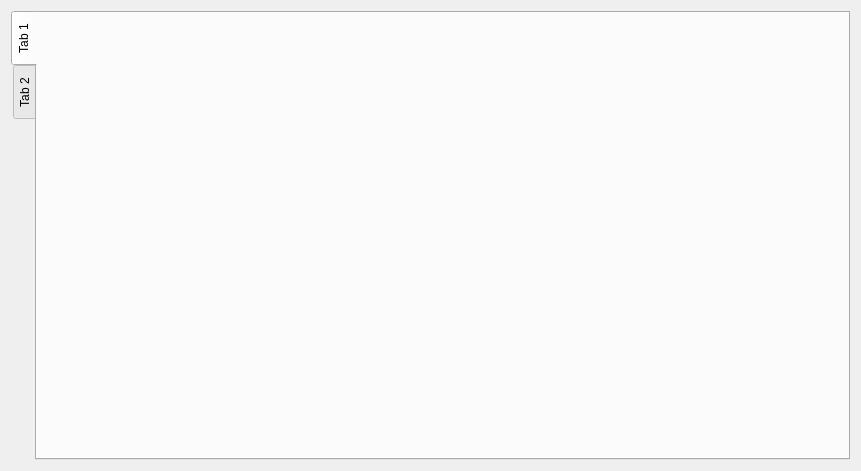
<?xml version="1.0" encoding="UTF-8"?>
<ui version="4.0">
 <class>WidgetAnalysModel</class>
 <widget class="QWidget" name="WidgetAnalysModel">
  <property name="geometry">
   <rect>
    <x>0</x>
    <y>0</y>
    <width>861</width>
    <height>471</height>
   </rect>
  </property>
  <property name="windowTitle">
   <string>Form</string>
  </property>
  <layout class="QVBoxLayout" name="verticalLayout">
   <item>
    <widget class="QTabWidget" name="tabWidgetModel">
     <property name="tabPosition">
      <enum>QTabWidget::West</enum>
     </property>
     <property name="tabShape">
      <enum>QTabWidget::Rounded</enum>
     </property>
     <property name="currentIndex">
      <number>0</number>
     </property>
     <property name="elideMode">
      <enum>Qt::ElideMiddle</enum>
     </property>
     <property name="usesScrollButtons">
      <bool>true</bool>
     </property>
     <property name="documentMode">
      <bool>false</bool>
     </property>
     <property name="tabsClosable">
      <bool>false</bool>
     </property>
     <property name="movable">
      <bool>true</bool>
     </property>
     <widget class="QWidget" name="tab">
      <attribute name="title">
       <string>Tab 1</string>
      </attribute>
     </widget>
     <widget class="QWidget" name="tab_2">
      <attribute name="title">
       <string>Tab 2</string>
      </attribute>
     </widget>
    </widget>
   </item>
  </layout>
 </widget>
 <resources/>
 <connections/>
</ui>
